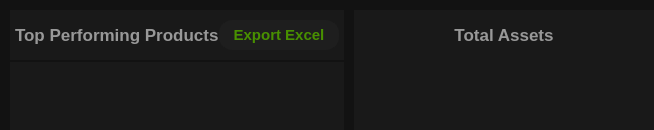
               <widget class="QFrame" name="frame_3">
                <property name="styleSheet">
                 <string notr="true">background-color: rgb(18, 18, 18);</string>
                </property>
                <property name="frameShape">
                 <enum>QFrame::NoFrame</enum>
                </property>
                <property name="frameShadow">
                 <enum>QFrame::Raised</enum>
                </property>
                <layout class="QHBoxLayout" name="horizontalLayout_7">
                 <property name="spacing">
                  <number>0</number>
                 </property>
                 <property name="leftMargin">
                  <number>0</number>
                 </property>
                 <property name="topMargin">
                  <number>10</number>
                 </property>
                 <property name="rightMargin">
                  <number>0</number>
                 </property>
                 <property name="bottomMargin">
                  <number>0</number>
                 </property>
                 <item>
                  <widget class="QFrame" name="frame_6">
                   <property name="styleSheet">
                    <string notr="true">background-color: rgb(18, 18, 18);</string>
                   </property>
                   <property name="frameShape">
                    <enum>QFrame::NoFrame</enum>
                   </property>
                   <property name="frameShadow">
                    <enum>QFrame::Raised</enum>
                   </property>
                   <layout class="QVBoxLayout" name="verticalLayout_13" stretch="0,0">
                    <property name="spacing">
                     <number>2</number>
                    </property>
                    <property name="leftMargin">
                     <number>10</number>
                    </property>
                    <property name="topMargin">
                     <number>0</number>
                    </property>
                    <property name="rightMargin">
                     <number>10</number>
                    </property>
                    <property name="bottomMargin">
                     <number>0</number>
                    </property>
                    <item>
                     <widget class="QFrame" name="frame_16">
                      <property name="minimumSize">
                       <size>
                        <width>0</width>
                        <height>50</height>
                       </size>
                      </property>
                      <property name="maximumSize">
                       <size>
                        <width>16777215</width>
                        <height>50</height>
                       </size>
                      </property>
                      <property name="styleSheet">
                       <string notr="true">background-color: rgb(25, 25, 25);</string>
                      </property>
                      <property name="frameShape">
                       <enum>QFrame::NoFrame</enum>
                      </property>
                      <property name="frameShadow">
                       <enum>QFrame::Raised</enum>
                      </property>
                      <layout class="QHBoxLayout" name="horizontalLayout_11">
                       <property name="spacing">
                        <number>0</number>
                       </property>
                       <property name="leftMargin">
                        <number>5</number>
                       </property>
                       <property name="topMargin">
                        <number>0</number>
                       </property>
                       <property name="rightMargin">
                        <number>5</number>
                       </property>
                       <property name="bottomMargin">
                        <number>0</number>
                       </property>
                       <item>
                        <widget class="QLabel" name="label_22">
                         <property name="font">
                          <font>
                           <pointsize>13</pointsize>
                           <bold>true</bold>
                          </font>
                         </property>
                         <property name="styleSheet">
                          <string notr="true">color: rgb(152, 152, 152);</string>
                         </property>
                         <property name="text">
                          <string>Top Performing Products</string>
                         </property>
                         <property name="alignment">
                          <set>Qt::AlignLeading|Qt::AlignLeft|Qt::AlignVCenter</set>
                         </property>
                        </widget>
                       </item>
                       <item alignment="Qt::AlignVCenter">
                        <widget class="QPushButton" name="toggleButton_8">
                         <property name="minimumSize">
                          <size>
                           <width>120</width>
                           <height>30</height>
                          </size>
                         </property>
                         <property name="maximumSize">
                          <size>
                           <width>50</width>
                           <height>26</height>
                          </size>
                         </property>
                         <property name="font">
                          <font>
                           <pointsize>11</pointsize>
                           <bold>true</bold>
                          </font>
                         </property>
                         <property name="styleSheet">
                          <string notr="true">QPushButton {
	border: none;
	background-color: rgb(30, 30, 30);
	border-left: 3px solid rgb(30, 30, 30);
	border-right: 3px solid rgb(30, 30, 30);
	color: rgb(72, 144, 0);
	border-radius: 13px;
}

QPushButton:hover {
	border-left: 3px solid rgb(255, 85, 0);
	border-right: 3px solid rgb(255, 85, 0);
}

QPushButton:pressed {
	background-color: rgb(25, 25, 25);
}</string>
                         </property>
                         <property name="text">
                          <string>Export Excel</string>
                         </property>
                         <property name="icon">
                          <iconset resource="resources.qrc">
                           <normaloff>:/icons/icons/icons8_microsoft_excel.svg</normaloff>:/icons/icons/icons8_microsoft_excel.svg</iconset>
                         </property>
                         <property name="iconSize">
                          <size>
                           <width>20</width>
                           <height>20</height>
                          </size>
                         </property>
                        </widget>
                       </item>
                      </layout>
                     </widget>
                    </item>
                    <item>
                     <widget class="QFrame" name="dataFrame">
                      <property name="styleSheet">
                       <string notr="true">background-color: rgb(25, 25, 25);</string>
                      </property>
                      <property name="frameShape">
                       <enum>QFrame::NoFrame</enum>
                      </property>
                      <property name="frameShadow">
                       <enum>QFrame::Raised</enum>
                      </property>
                      <layout class="QVBoxLayout" name="verticalLayout_5">
                       <property name="spacing">
                        <number>0</number>
                       </property>
                       <property name="leftMargin">
                        <number>0</number>
                       </property>
                       <property name="topMargin">
                        <number>0</number>
                       </property>
                       <property name="rightMargin">
                        <number>0</number>
                       </property>
                       <property name="bottomMargin">
                        <number>0</number>
                       </property>
                       <item>
                        <widget class="QTableWidget" name="tableWidget">
                         <property name="styleSheet">
                          <string notr="true">QTableWidget::QHeaderView section {
	color: rgb(152, 152, 152);
	background-color: rgb(25, 25, 25);
}</string>
                         </property>
                         <property name="frameShape">
                          <enum>QFrame::NoFrame</enum>
                         </property>
                         <property name="verticalScrollBarPolicy">
                          <enum>Qt::ScrollBarAlwaysOff</enum>
                         </property>
                         <property name="horizontalScrollBarPolicy">
                          <enum>Qt::ScrollBarAlwaysOff</enum>
                         </property>
                         <property name="sizeAdjustPolicy">
                          <enum>QAbstractScrollArea::AdjustToContents</enum>
                         </property>
                         <property name="autoScroll">
                          <bool>true</bool>
                         </property>
                         <property name="dragEnabled">
                          <bool>true</bool>
                         </property>
                         <property name="alternatingRowColors">
                          <bool>false</bool>
                         </property>
                         <property name="showGrid">
                          <bool>false</bool>
                         </property>
                         <property name="sortingEnabled">
                          <bool>true</bool>
                         </property>
                         <attribute name="horizontalHeaderStretchLastSection">
                          <bool>true</bool>
                         </attribute>
                         <attribute name="verticalHeaderVisible">
                          <bool>false</bool>
                         </attribute>
                         <attribute name="verticalHeaderStretchLastSection">
                          <bool>true</bool>
                         </attribute>
                        </widget>
                       </item>
                      </layout>
                     </widget>
                    </item>
                   </layout>
                  </widget>
                 </item>
                 <item>
                  <widget class="QFrame" name="frame_7">
                   <property name="minimumSize">
                    <size>
                     <width>300</width>
                     <height>0</height>
                    </size>
                   </property>
                   <property name="maximumSize">
                    <size>
                     <width>300</width>
                     <height>16777215</height>
                    </size>
                   </property>
                   <property name="styleSheet">
                    <string notr="true">background-color: rgb(7, 31, 62);</string>
                   </property>
                   <property name="frameShape">
                    <enum>QFrame::NoFrame</enum>
                   </property>
                   <property name="frameShadow">
                    <enum>QFrame::Raised</enum>
                   </property>
                   <layout class="QVBoxLayout" name="verticalLayout_16">
                    <property name="spacing">
                     <number>0</number>
                    </property>
                    <property name="leftMargin">
                     <number>0</number>
                    </property>
                    <property name="topMargin">
                     <number>0</number>
                    </property>
                    <property name="rightMargin">
                     <number>0</number>
                    </property>
                    <property name="bottomMargin">
                     <number>0</number>
                    </property>
                    <item>
                     <widget class="QFrame" name="frame_14">
                      <property name="minimumSize">
                       <size>
                        <width>0</width>
                        <height>50</height>
                       </size>
                      </property>
                      <property name="maximumSize">
                       <size>
                        <width>16777215</width>
                        <height>50</height>
                       </size>
                      </property>
                      <property name="styleSheet">
                       <string notr="true">background-color: rgb(25, 25, 25);</string>
                      </property>
                      <property name="frameShape">
                       <enum>QFrame::NoFrame</enum>
                      </property>
                      <property name="frameShadow">
                       <enum>QFrame::Raised</enum>
                      </property>
                      <layout class="QHBoxLayout" name="horizontalLayout_10">
                       <property name="spacing">
                        <number>0</number>
                       </property>
                       <property name="leftMargin">
                        <number>0</number>
                       </property>
                       <property name="topMargin">
                        <number>0</number>
                       </property>
                       <property name="rightMargin">
                        <number>0</number>
                       </property>
                       <property name="bottomMargin">
                        <number>0</number>
                       </property>
                       <item>
                        <widget class="QLabel" name="label_21">
                         <property name="font">
                          <font>
                           <pointsize>13</pointsize>
                           <bold>true</bold>
                          </font>
                         </property>
                         <property name="styleSheet">
                          <string notr="true">color: rgb(152, 152, 152);</string>
                         </property>
                         <property name="text">
                          <string>Total Assets</string>
                         </property>
                         <property name="alignment">
                          <set>Qt::AlignCenter</set>
                         </property>
                        </widget>
                       </item>
                      </layout>
                     </widget>
                    </item>
                    <item>
                     <widget class="QFrame" name="frame_15">
                      <property name="styleSheet">
                       <string notr="true">background-color: rgb(25, 25, 25);</string>
                      </property>
                      <property name="frameShape">
                       <enum>QFrame::NoFrame</enum>
                      </property>
                      <property name="frameShadow">
                       <enum>QFrame::Raised</enum>
                      </property>
                      <layout class="QHBoxLayout" name="horizontalLayout_12">
                       <property name="spacing">
                        <number>0</number>
                       </property>
                       <property name="leftMargin">
                        <number>5</number>
                       </property>
                       <property name="topMargin">
                        <number>0</number>
                       </property>
                       <property name="rightMargin">
                        <number>5</number>
                       </property>
                       <property name="bottomMargin">
                        <number>0</number>
                       </property>
                       <item>
                        <layout class="QVBoxLayout" name="pieCard">
                         <property name="spacing">
                          <number>0</number>
                         </property>
                        </layout>
                       </item>
                      </layout>
                     </widget>
                    </item>
                   </layout>
                  </widget>
                 </item>
                </layout>
               </widget>
